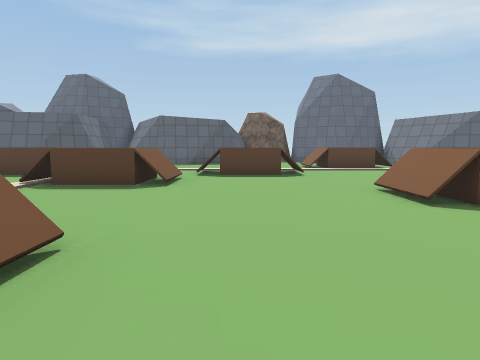
view 1 (above)

22 first-person views from a walk through a Unity game level. The camera is 1.4 m above the floor, tilts 6° down and sees 75° across. The floor is counted in squares, 2 m on a side. Each view is taken from the middle of a square. On the plan, view 1 faces up. The plan holds only what a view shows up to about 10 squares ahead; the rest is blank. The place goes on beyond the plan. Some surface patterns are stand-ins.

view 2
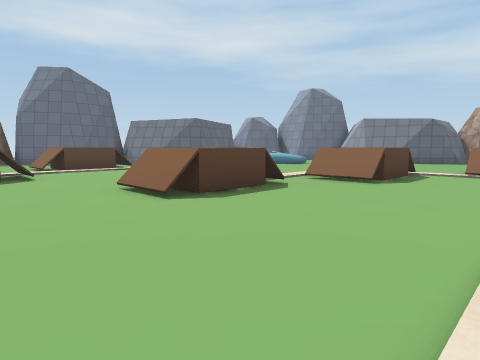

view 3
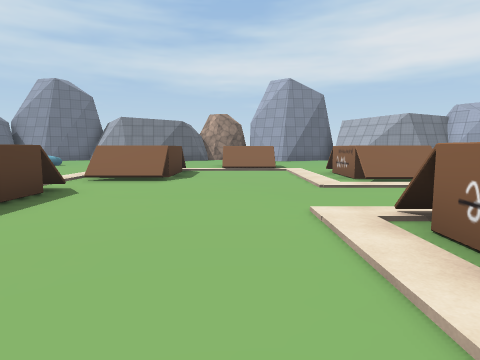

view 4
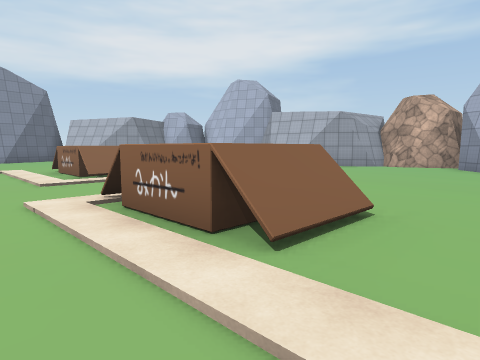

view 5
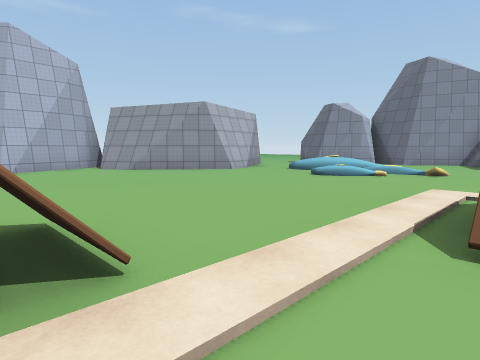

view 6
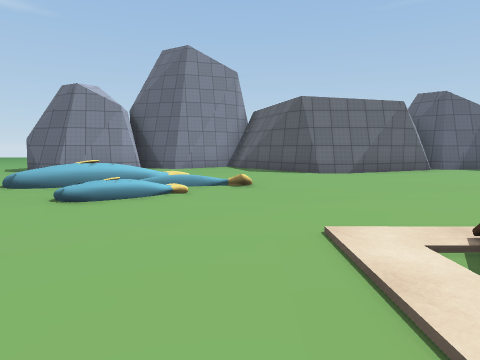

view 7
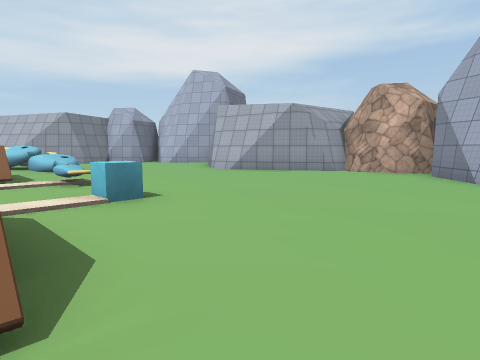

view 8
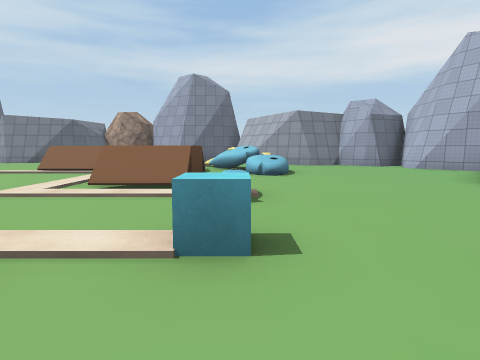

view 9
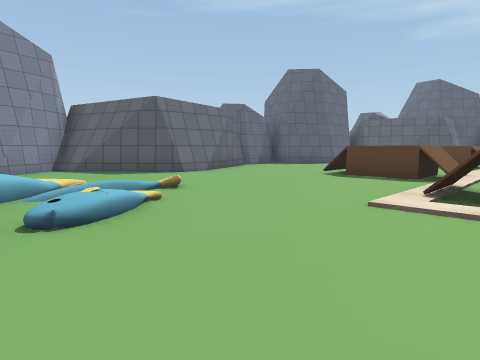

view 10
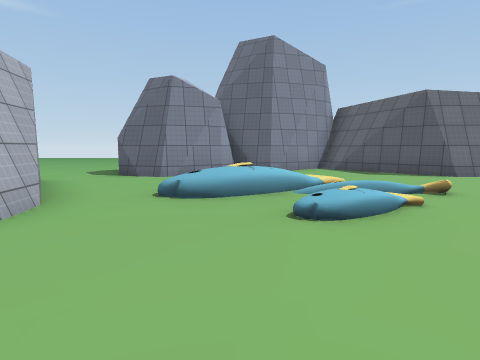

view 11
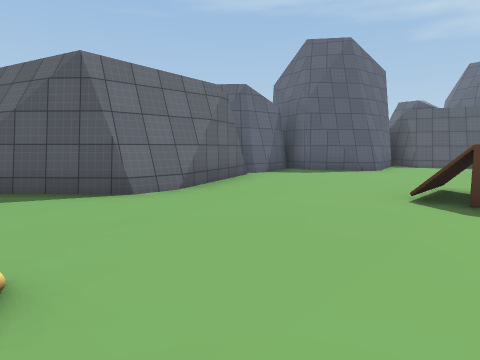

view 12
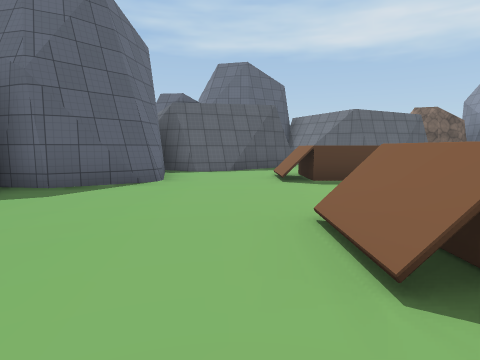

view 13
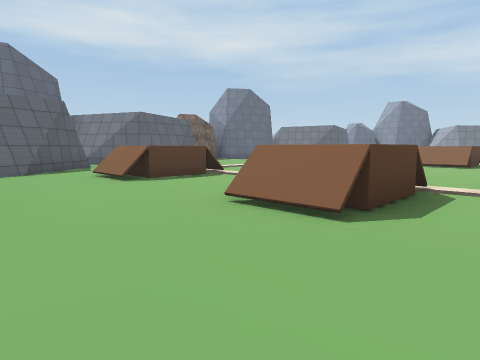

view 14
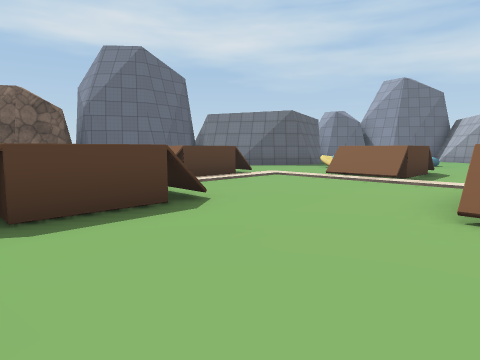

view 15
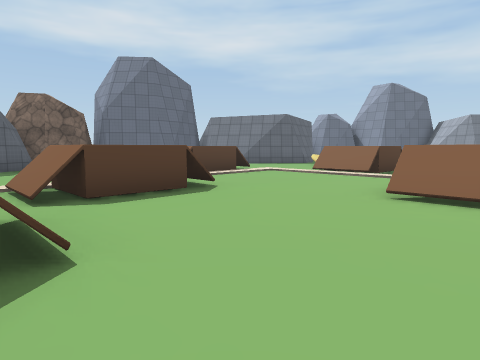

view 16
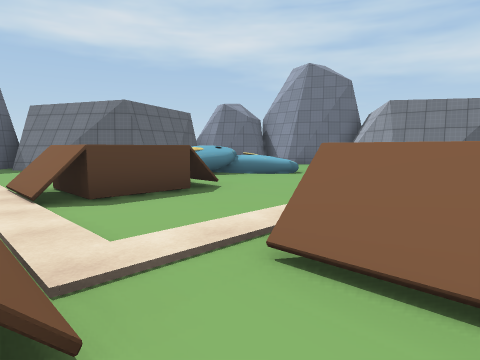

view 17
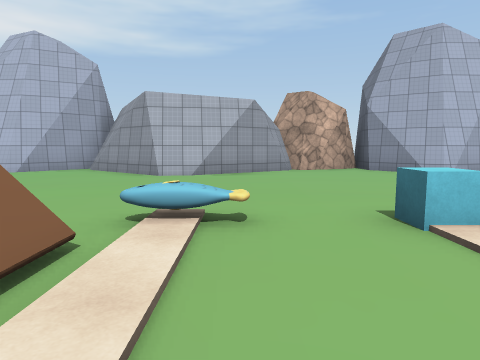

view 18
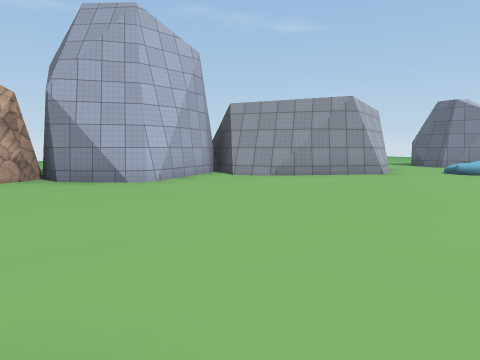

view 19
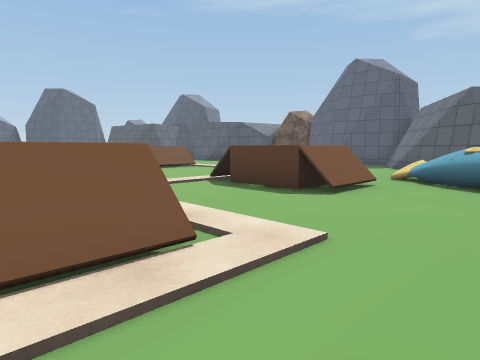

view 20
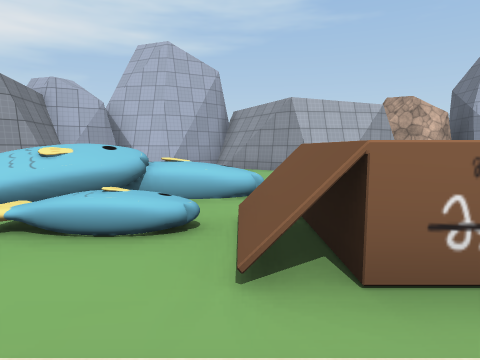

view 21
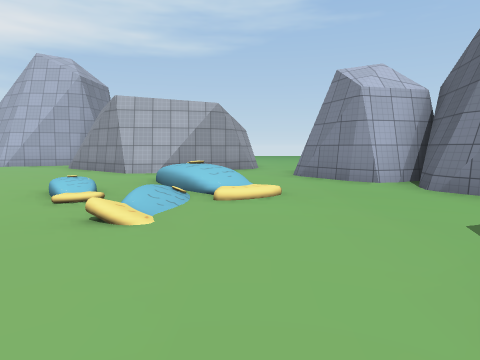

view 22
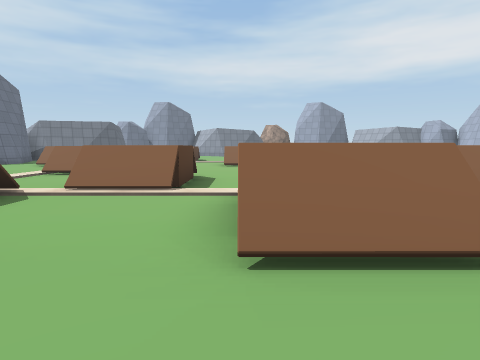

### Floor plan
Key: @ floor where view 1 was taken; # wall or solid block; . main floor; : floor 1.25 m higher than the main floor; / step, stairs or slope; = window, fence, low wall or low ledge; ^ raised ledge; v drop or lower ground; C cyan cube; R rock; O other object.
Columns run from 14 left of view 1 to 11 right of it. Each row starts with its distance up from view 1.
 11     ##...    .. .OO/....
 10     #../OO  ./OO.......=#=
  9    ##../vv.../ v..../OO..=
  8   ##................/vv..=
  7   #......./ v.............
  6   #......./O..............
  5   #..../O:.......v /......
  4   #..../ v.......OOO./O/..
  3   ##................./O/..
  2    #....../OO.............
  1   ##....../OO.........../
  0  ##...........@........./O
 -1 ##..../........OO/........
 -2  #...///.......OO/...OO/..
 -3  #...==//............vO/ /
 -4  #.../=..........C.=^.../=
 -5  ###..//...............//
 -6    #......................
 -7    #...###................
 -8  ....### ##...............
 -9  ...      ##........##....
-10  ..       #####....####..#
-11           ##  ##RR##  ####
-12                #RR
-13                 R

Positions as (right, up) in squares from view 1, and headings:
1: (0, 0), facing up
2: (0, 0), facing up-right
3: (0, 1), facing right
4: (-1, 1), facing down-right
5: (1, 1), facing down-left
6: (-2, -1), facing left
7: (-1, -2), facing down-right
8: (1, -4), facing right
9: (-3, -4), facing up-left
10: (-3, -4), facing left
11: (-6, -1), facing up-left
12: (-8, 2), facing up
13: (-10, 2), facing up-right
14: (-1, 5), facing up-right
15: (-2, 4), facing up-right
16: (5, 3), facing up-right
17: (5, -1), facing down
18: (3, -3), facing down-left
19: (11, 3), facing up-left
20: (9, 0), facing down
21: (-9, 2), facing down
22: (-9, 5), facing right
